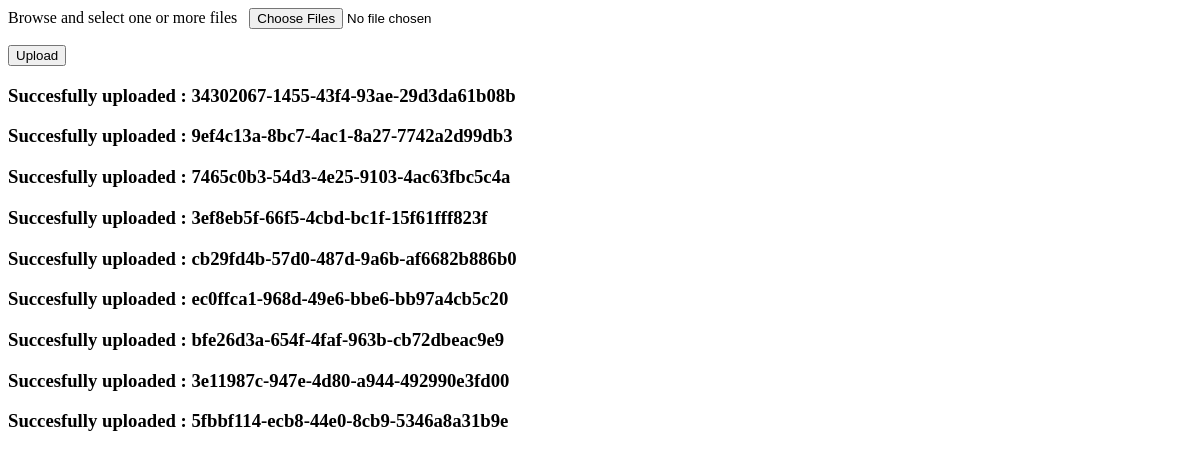
Before: /upload/ with the older database file.
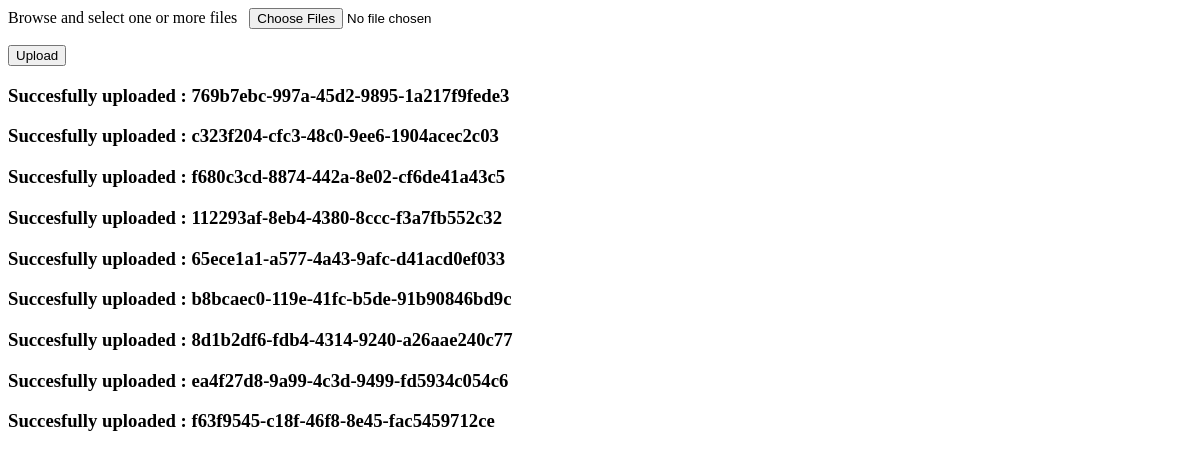
After: the same page with the newer database file.
### apps/home/models.py (models this page shows)
class Photo(models.Model):
    id = models.UUIDField(primary_key=True, default=uuid.uuid4, editable=False)
    image = models.ImageField(upload_to='images', blank=True)
    image_resize = ImageSpecField(
                                source='image',
                                processors=[ResizeToFill(800, 600)],
                                format='JPEG', options={'quality': 60}
                                )

### apps/home/views.py (the view)
# urls.py: path('upload/', views.image_upload_view, name='upload'),
def image_upload_view(request):
    if request.method == "POST":
        images = request.FILES.getlist('images')
        for image in images:
            Photo.objects.create(image=image)
    images = Photo.objects.all()
    return render(request, 'home/upload.html', {'images': images})

### templates/home/upload.html (shortened to what this page needs)
<form method="post" enctype="multipart/form-data">
     <p>
        <label>Browse and select one or more files</label>&nbsp;&nbsp;
        <input type="file" name="images" autocomplete="off" required multiple>
    </p>
    <button type="submit">Upload</button>
  </form>
{% for img in images %}
    <h3>Succesfully uploaded : {{img.id}}</h3>
    {% endfor %}

Changed rows visible on the page:
removed Photo: id "34302067-1455-43f4-93ae-29d3da61b08b"
removed Photo: id "9ef4c13a-8bc7-4ac1-8a27-7742a2d99db3"
removed Photo: id "7465c0b3-54d3-4e25-9103-4ac63fbc5c4a"
removed Photo: id "3ef8eb5f-66f5-4cbd-bc1f-15f61fff823f"
removed Photo: id "cb29fd4b-57d0-487d-9a6b-af6682b886b0"
removed Photo: id "ec0ffca1-968d-49e6-bbe6-bb97a4cb5c20"
removed Photo: id "bfe26d3a-654f-4faf-963b-cb72dbeac9e9"
removed Photo: id "3e11987c-947e-4d80-a944-492990e3fd00"
removed Photo: id "5fbbf114-ecb8-44e0-8cb9-5346a8a31b9e"
added Photo: id "769b7ebc-997a-45d2-9895-1a217f9fede3"
added Photo: id "c323f204-cfc3-48c0-9ee6-1904acec2c03"
added Photo: id "f680c3cd-8874-442a-8e02-cf6de41a43c5"
added Photo: id "112293af-8eb4-4380-8ccc-f3a7fb552c32"
added Photo: id "65ece1a1-a577-4a43-9afc-d41acd0ef033"
added Photo: id "b8bcaec0-119e-41fc-b5de-91b90846bd9c"
added Photo: id "8d1b2df6-fdb4-4314-9240-a26aae240c77"
added Photo: id "ea4f27d8-9a99-4c3d-9499-fd5934c054c6"
added Photo: id "f63f9545-c18f-46f8-8e45-fac5459712ce"
